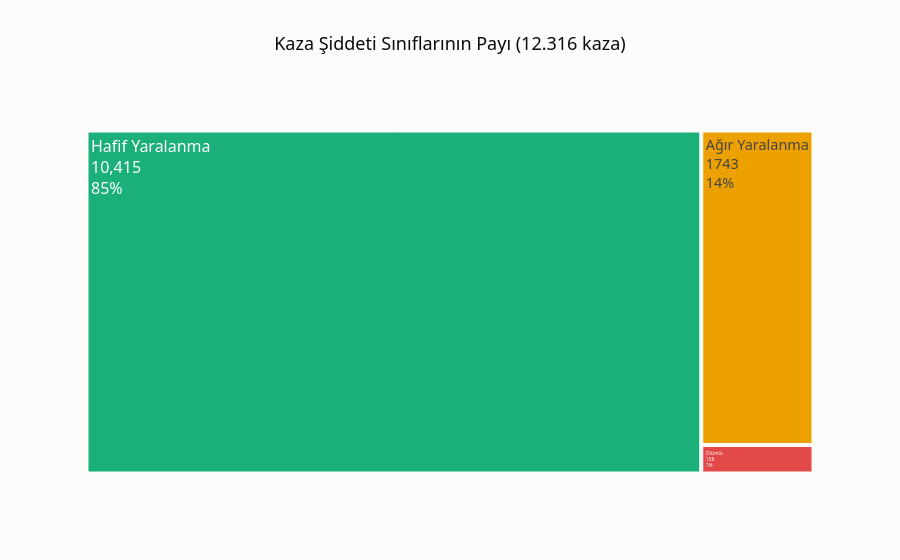

Notebook source saved alongside this figure:
### Markdown cell above
Hedef değişken ciddi biçimde dengesiz: kazaların ~%84.6'sı hafif, ~%14.2'si
ağır, sadece ~%1.3'ü ölümlü. Bu yüzden bu projede **accuracy tek başına
yanıltıcıdır** — %84 accuracy'yi "her şeyi hafif tahmin et" diyen aptal bir
model bile yakalar. Değerlendirmede macro precision/recall/F1'e ve
confusion matrix'e ağırlık vereceğiz, ayrıca modellerde `class_weight`
dengesini kullanacağız.

### Code cell
siddet_sayim = df["Accident_severity"].value_counts().reset_index()
siddet_sayim.columns = ["Siddet", "Adet"]
siddet_sayim["Siddet_TR"] = siddet_sayim["Siddet"].map(SIDDET_TR)

fig = px.treemap(
    siddet_sayim, path=["Siddet_TR"], values="Adet",
    color="Siddet_TR", color_discrete_map=SIDDET_RENK_TR,
    title="Kaza Şiddeti Sınıflarının Payı (12.316 kaza)",
)
fig.update_traces(
    textinfo="label+value+percent root", textfont_size=16,
    hovertemplate="<b>%{label}</b><br>Kaza sayısı: %{value}<br>Toplamın %{percentRoot:.1%}'i<extra></extra>",
)
gorsel_kaydet(fig, "01_siddet_siniflari_treemap")
fig.show()

### Figure 1 — Plotly figure (JSON) as saved in the notebook; plotly's stock layout.template omitted (floating-point values rounded to 4 significant figures)
{"data": [{"branchvalues": "total", "customdata": [["Ağır Yaralanma"], ["Hafif Yaralanma"], ["Ölümlü"]], "domain": {"x": [0.0, 1.0], "y": [0.0, 1.0]}, "hovertemplate": "<b>%{label}</b><br>Kaza sayısı: %{value}<br>Toplamın %{percentRoot:.1%}'i<extra></extra>", "ids": ["Ağır Yaralanma", "Hafif Yaralanma", "Ölümlü"], "labels": ["Ağır Yaralanma", "Hafif Yaralanma", "Ölümlü"], "marker": {"colors": ["#eda100", "#1baf7a", "#e34948"]}, "name": "", "parents": ["", "", ""], "textfont": {"size": 16}, "textinfo": "label+value+percent root", "type": "treemap", "values": [1743.0, 10420.0, 158.0]}], "layout": {"legend": {"tracegroupgap": 0}, "title": {"text": "Kaza Şiddeti Sınıflarının Payı (12.316 kaza)"}}}
